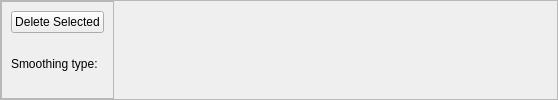
         <widget class="QFrame" name="frame_5">
          <property name="frameShape">
           <enum>QFrame::StyledPanel</enum>
          </property>
          <property name="frameShadow">
           <enum>QFrame::Raised</enum>
          </property>
          <layout class="QHBoxLayout" name="horizontalLayout_2">
           <property name="leftMargin">
            <number>0</number>
           </property>
           <property name="topMargin">
            <number>0</number>
           </property>
           <property name="rightMargin">
            <number>0</number>
           </property>
           <property name="bottomMargin">
            <number>0</number>
           </property>
           <item>
            <widget class="QFrame" name="frame_4">
             <property name="frameShape">
              <enum>QFrame::StyledPanel</enum>
             </property>
             <property name="frameShadow">
              <enum>QFrame::Raised</enum>
             </property>
             <layout class="QVBoxLayout" name="verticalLayout">
              <item>
               <widget class="QPushButton" name="DeleteButton">
                <property name="text">
                 <string>Delete Selected</string>
                </property>
               </widget>
              </item>
              <item>
               <widget class="QLabel" name="Smoothinglabel">
                <property name="text">
                 <string>Smoothing type:</string>
                </property>
               </widget>
              </item>
             </layout>
            </widget>
           </item>
           <item>
            <spacer name="horizontalSpacer">
             <property name="orientation">
              <enum>Qt::Horizontal</enum>
             </property>
             <property name="sizeHint" stdset="0">
              <size>
               <width>443</width>
               <height>20</height>
              </size>
             </property>
            </spacer>
           </item>
          </layout>
         </widget>
